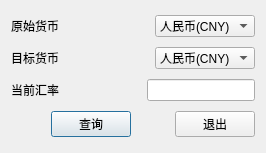
<?xml version="1.0" encoding="UTF-8"?>
<ui version="4.0">
 <class>Dialog</class>
 <widget class="QDialog" name="Dialog">
  <property name="geometry">
   <rect>
    <x>0</x>
    <y>0</y>
    <width>266</width>
    <height>153</height>
   </rect>
  </property>
  <property name="windowTitle">
   <string>Currency Converter</string>
  </property>
  <layout class="QVBoxLayout" name="verticalLayout">
   <item>
    <layout class="QHBoxLayout" name="horizontalLayout">
     <item>
      <widget class="QLabel" name="label">
       <property name="text">
        <string>原始货币</string>
       </property>
      </widget>
     </item>
     <item>
      <spacer name="horizontalSpacer">
       <property name="orientation">
        <enum>Qt::Horizontal</enum>
       </property>
       <property name="sizeHint" stdset="0">
        <size>
         <width>40</width>
         <height>20</height>
        </size>
       </property>
      </spacer>
     </item>
     <item>
      <widget class="QComboBox" name="comboBox_src">
       <item>
        <property name="text">
         <string>人民币(CNY)</string>
        </property>
       </item>
       <item>
        <property name="text">
         <string>港币(HKD)</string>
        </property>
       </item>
       <item>
        <property name="text">
         <string>台币(TWD)</string>
        </property>
       </item>
       <item>
        <property name="text">
         <string>美元(USD)</string>
        </property>
       </item>
      </widget>
     </item>
    </layout>
   </item>
   <item>
    <layout class="QHBoxLayout" name="horizontalLayout_2">
     <item>
      <widget class="QLabel" name="label_2">
       <property name="text">
        <string>目标货币</string>
       </property>
      </widget>
     </item>
     <item>
      <spacer name="horizontalSpacer_2">
       <property name="orientation">
        <enum>Qt::Horizontal</enum>
       </property>
       <property name="sizeHint" stdset="0">
        <size>
         <width>40</width>
         <height>20</height>
        </size>
       </property>
      </spacer>
     </item>
     <item>
      <widget class="QComboBox" name="comboBox_dst">
       <item>
        <property name="text">
         <string>人民币(CNY)</string>
        </property>
       </item>
       <item>
        <property name="text">
         <string>港币(HKD)</string>
        </property>
       </item>
       <item>
        <property name="text">
         <string>台币(TWD)</string>
        </property>
       </item>
       <item>
        <property name="text">
         <string>美元(USD)</string>
        </property>
       </item>
      </widget>
     </item>
    </layout>
   </item>
   <item>
    <layout class="QHBoxLayout" name="horizontalLayout_3">
     <item>
      <widget class="QLabel" name="label_3">
       <property name="text">
        <string>当前汇率</string>
       </property>
      </widget>
     </item>
     <item>
      <spacer name="horizontalSpacer_3">
       <property name="orientation">
        <enum>Qt::Horizontal</enum>
       </property>
       <property name="sizeHint" stdset="0">
        <size>
         <width>40</width>
         <height>20</height>
        </size>
       </property>
      </spacer>
     </item>
     <item>
      <widget class="QLineEdit" name="lineEdit_result">
       <property name="cursor">
        <cursorShape>IBeamCursor</cursorShape>
       </property>
       <property name="mouseTracking">
        <bool>true</bool>
       </property>
       <property name="focusPolicy">
        <enum>Qt::NoFocus</enum>
       </property>
       <property name="layoutDirection">
        <enum>Qt::LeftToRight</enum>
       </property>
       <property name="alignment">
        <set>Qt::AlignRight|Qt::AlignTrailing|Qt::AlignVCenter</set>
       </property>
      </widget>
     </item>
    </layout>
   </item>
   <item>
    <layout class="QHBoxLayout" name="horizontalLayout_4">
     <item>
      <spacer name="horizontalSpacer_5">
       <property name="orientation">
        <enum>Qt::Horizontal</enum>
       </property>
       <property name="sizeHint" stdset="0">
        <size>
         <width>40</width>
         <height>20</height>
        </size>
       </property>
      </spacer>
     </item>
     <item>
      <widget class="QPushButton" name="pushButton_convert">
       <property name="text">
        <string>查询</string>
       </property>
      </widget>
     </item>
     <item>
      <spacer name="horizontalSpacer_4">
       <property name="orientation">
        <enum>Qt::Horizontal</enum>
       </property>
       <property name="sizeHint" stdset="0">
        <size>
         <width>18</width>
         <height>20</height>
        </size>
       </property>
      </spacer>
     </item>
     <item>
      <widget class="QPushButton" name="pushButton_exit">
       <property name="text">
        <string>退出</string>
       </property>
      </widget>
     </item>
    </layout>
   </item>
  </layout>
 </widget>
 <resources/>
 <connections>
  <connection>
   <sender>pushButton_exit</sender>
   <signal>clicked()</signal>
   <receiver>Dialog</receiver>
   <slot>reject()</slot>
   <hints>
    <hint type="sourcelabel">
     <x>219</x>
     <y>128</y>
    </hint>
    <hint type="destinationlabel">
     <x>199</x>
     <y>149</y>
    </hint>
   </hints>
  </connection>
  <connection>
   <sender>pushButton_convert</sender>
   <signal>clicked()</signal>
   <receiver>Dialog</receiver>
   <slot>convert()</slot>
   <hints>
    <hint type="sourcelabel">
     <x>104</x>
     <y>128</y>
    </hint>
    <hint type="destinationlabel">
     <x>199</x>
     <y>149</y>
    </hint>
   </hints>
  </connection>
 </connections>
 <slots>
  <slot>convert()</slot>
 </slots>
</ui>
